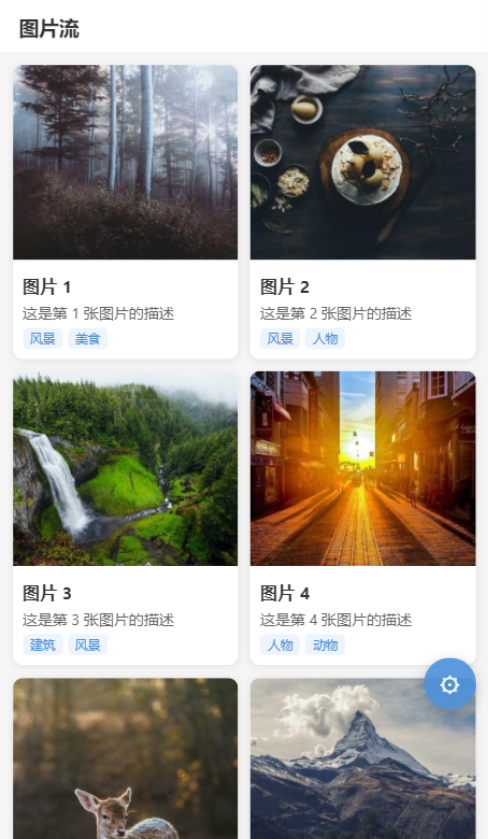
#> input picture auto_test/reports/screenshots/feed_normal_normal_20260511_024042.png, 488 x 839 px; its folder holds only this picture in this run
$ python driver_engine.py   (older library calls are emulated)
#> lines starting #> are read from the running program, lines starting #| are printed output that depends on the picture
### diagnosis/diagnose/triage.py
"""分诊决策模块 - 三重断言融合"""
import cv2
import numpy as np
from .blur import detect_blur
from .screen import detect_blank_screen
from .ocr import extract_text
from .layout import detect_overlap


# 阈值配置
PERF_THRESHOLD_MS = 800        # 交互延迟阈值
BLUR_THRESHOLD_FULL = 100.0    # 全屏模糊阈值
BLUR_THRESHOLD_ROI = 300.0     # ROI区域模糊阈值
BLUR_THRESHOLD_CARD = 200.0    # 卡片图片区域模糊阈值
EDGE_DENSITY_LOW = 0.05        # 边缘密度低于此值判定为模糊/异常
EDGE_BLUR_GUARD = 400.0        # 若全屏 Laplacian 方差 ≥ 此值即"明显清晰"，低边缘密度不再判模糊
                               # （Round6：真实独立小程序的稀疏但清晰页曾被误报 RenderBug，把 Round2 经验下沉到 base oracle）


def run_triage(
    image_bytes: bytes,
    page_type: str = "feed",
    fault_profile: str = "normal",
    page_state: dict = None,
    perf_data: dict = None,
) -> dict:
    """
    执行完整分诊流程。

    Returns:
        {
            "visual": { 视觉断言结果 },
            "functional": { 功能断言结果 },
            "performance": { 性能断言结果 },
            "verdict": str,
            "explanation": str
        }
    """
    page_state = page_state or {}
    perf_data = perf_data or {}

    # 解码图像
    nparr = np.frombuffer(image_bytes, np.uint8)
    image = cv2.imdecode(nparr, cv2.IMREAD_COLOR)

    if image is None:
        return _error_result("无法解码图像")

    # ======== 视觉断言 ========
    visual_result = _run_visual_assertions(image, page_type)

    # ======== 功能断言 ========
    functional_result = _run_functional_assertions(page_state, page_type, visual_result.get("ocr_text", ""))

    # ======== 性能断言 ========
    performance_result = _run_performance_assertions(perf_data)

    # ======== 分诊决策 ========
    verdict, explanation = _decide_verdict(
        visual_result, functional_result, performance_result
    )

    return {
        "visual": visual_result,
        "functional": functional_result,
        "performance": performance_result,
        "verdict": verdict,
        "explanation": explanation,
    }


def _run_visual_assertions(image: np.ndarray, page_type: str) -> dict:
    """视觉断言：黑白屏 + 多级模糊检测 + 边缘密度 + OCR"""
    blank = detect_blank_screen(image)
    h, w = image.shape[:2]

    # 1. 全屏模糊
    blur_full = detect_blur(image, threshold=BLUR_THRESHOLD_FULL)

    # 2. ROI 模糊（跳过导航栏和tabbar）
    roi = image[int(h * 0.15):int(h * 0.85), :]
    if roi.size == 0:  # 极小图(h<=1)切出空 ROI 会让 cv2.cvtColor/Canny 崩，退化为整图
        roi = image
    blur_roi = detect_blur(roi, threshold=BLUR_THRESHOLD_ROI)

    # 3. 卡片图片区域模糊采样（仅 feed 页双列布局有效）
    card_blur_scores = []
    card_is_blur = False
    if page_type == "feed":
        card_regions = [
            (0.06, 0.32, 0.02, 0.48),  # 左上卡片
            (0.06, 0.32, 0.52, 0.98),  # 右上卡片
            (0.40, 0.62, 0.02, 0.48),  # 左下卡片
            (0.40, 0.62, 0.52, 0.98),  # 右下卡片
        ]
        for (y1r, y2r, x1r, x2r) in card_regions:
            y1, y2 = int(h * y1r), int(h * y2r)
            x1, x2 = int(w * x1r), int(w * x2r)
            patch = image[y1:y2, x1:x2]
            if patch.size > 0:
                card_blur_scores.append(detect_blur(patch)["score"])
        avg_card_score = sum(card_blur_scores) / max(len(card_blur_scores), 1)
        # 高清晰度护栏（与 EDGE_BLUR_GUARD 同源）：整图明显清晰(score≥400)时，
        # 卡片采样块方差低（纯色占位/留白）不再误判为模糊 → 修真实页 RenderBug 假阳。
        card_is_blur = avg_card_score < BLUR_THRESHOLD_CARD and blur_full["score"] < EDGE_BLUR_GUARD
    avg_card_score = sum(card_blur_scores) / max(len(card_blur_scores), 1) if card_blur_scores else blur_roi["score"]

    # 4. 边缘密度（Canny）
    gray_roi = cv2.cvtColor(roi, cv2.COLOR_BGR2GRAY)
    edges = cv2.Canny(gray_roi, 50, 150)
    edge_density = float(np.sum(edges > 0) / edges.size)
    edge_too_low = edge_density < EDGE_DENSITY_LOW

    # 综合判定：全图模糊 或 卡片区域模糊 触发
    # 边缘密度仅对图片密集页(feed)生效，counter/layout页面天然边缘少
    is_blur = blur_full["is_blur"] or card_is_blur
    # 低边缘密度只在"图像本身不够清晰"时才算模糊证据；清晰但内容稀疏的真实页面
    # （高 blur_full 分 + 低 edge）不应被误判为模糊 → 避免在真实独立小程序上误报 RenderBug。
    if page_type == "feed" and edge_too_low and blur_full["score"] < EDGE_BLUR_GUARD:
        is_blur = True

    ocr = extract_text(image)
    is_visual_fail = blank["is_black"] or blank["is_white"] or is_blur

    return {
        "pass": not is_visual_fail,
        "black_white": blank["is_black"] or blank["is_white"],
        "blur_score": round(avg_card_score, 2),
        "blur_score_full": blur_full["score"],
        "is_blur": is_blur,
        "edge_density": round(edge_density, 4),
        "ocr_text": ocr["full_text"][:200],
        "mean_brightness": blank["mean_brightness"],
    }


# [110 lines left out: functions _run_functional_assertions, _run_performance_assertions, _decide_verdict, _error_result, not called in this run]

### diagnosis/diagnose/screen.py
"""黑/白屏检测模块"""
import cv2
import numpy as np


def detect_blank_screen(image: np.ndarray, black_threshold: int = 30, white_threshold: int = 225, ratio: float = 0.95) -> dict:
    """
    检测图像是否为黑屏或白屏。

    Args:
        image: BGR格式图像
        black_threshold: 灰度低于此值的像素视为"黑"
        white_threshold: 灰度高于此值的像素视为"白"
        ratio: 当黑/白像素占比超过此值时判定为黑/白屏

    Returns:
        {
            "is_black": bool,
            "is_white": bool,
            "black_ratio": float,
            "white_ratio": float,
            "mean_brightness": float
        }
    """
    gray = cv2.cvtColor(image, cv2.COLOR_BGR2GRAY)
    total_pixels = gray.size

    black_pixels = int(np.sum(gray < black_threshold))
    white_pixels = int(np.sum(gray > white_threshold))

    black_ratio = black_pixels / total_pixels
    white_ratio = white_pixels / total_pixels
    mean_brightness = float(np.mean(gray))

    return {
        "is_black": black_ratio >= ratio,
        "is_white": white_ratio >= ratio,
        "black_ratio": round(black_ratio, 4),
        "white_ratio": round(white_ratio, 4),
        "mean_brightness": round(mean_brightness, 2),
    }

### diagnosis/diagnose/blur.py
"""模糊检测模块 - 基于 Laplacian 方差"""
import cv2
import numpy as np


def detect_blur(image: np.ndarray, threshold: float = 500.0) -> dict:
    """
    检测图像是否模糊。

    Args:
        image: BGR格式图像
        threshold: 模糊阈值，方差低于此值认为模糊

    Returns:
        {
            "is_blur": bool,
            "score": float,  # Laplacian方差，越低越模糊
            "threshold": float
        }
    """
    gray = cv2.cvtColor(image, cv2.COLOR_BGR2GRAY)
    laplacian = cv2.Laplacian(gray, cv2.CV_64F)
    score = float(laplacian.var())

    return {
        "is_blur": score < threshold,
        "score": round(score, 2),
        "threshold": threshold,
    }

### auto_test/v2_modules/baseline_compare.py
"""SSIM + pHash 基线回归对比。

用途：
    给每个 (page) 在 normal profile 下先建一张基线截图；
    后续故障 profile 的截图与之对比，得到：
      - ssim:               结构相似度 [0,1]，越大越像
      - pixel_diff_ratio:   差异像素占比 [0,1]
      - phash_hamming:      pHash 汉明距离 (0-64)
      - mean_pixel_diff:    平均像素差 (0-255)
    并可选输出一张三联可视化对比图 (baseline | current | diff_heatmap)。

这是工业级回归测试做法（Applitools / Percy 都用类似 SSIM/pHash 组合）。
"""
from __future__ import annotations

import os
from dataclasses import dataclass, asdict
from typing import Optional

import numpy as np
from PIL import Image

try:
    from skimage.metrics import structural_similarity as ssim
except ImportError as e:
    raise ImportError("baseline_compare 需要 scikit-image: pip install scikit-image") from e


@dataclass
class BaselineDiff:
    ssim: float
    pixel_diff_ratio: float
    mean_pixel_diff: float
    phash_hamming: int
    width: int
    height: int
    baseline_path: Optional[str] = None
    current_path: Optional[str] = None
    diff_path: Optional[str] = None

    def to_dict(self):
        return asdict(self)

    # [41 lines left out: functions is_regression, _load, _to_gray, _resize_to_match, _phash, not called in this run]


def _hamming(a: np.ndarray, b: np.ndarray) -> int:
    return int(np.sum(a != b))


# [58 lines left out: function compare_to_baseline, not called in this run]


class BaselineStore:
    """简易基线存储：按 page 名管理基线截图文件。"""

    def __init__(self, base_dir: str):
        self.base_dir = base_dir
        os.makedirs(base_dir, exist_ok=True)

    def baseline_path(self, page: str) -> str:
        return os.path.join(self.base_dir, f"{page}.png")

    def has_baseline(self, page: str) -> bool:
        return os.path.exists(self.baseline_path(page))

    def save_baseline(self, page: str, src_path: str) -> str:
        from shutil import copy2
        dst = self.baseline_path(page)
        copy2(src_path, dst)
        return dst

    # [8 lines left out: function diff, not called in this run]


# [23 lines that do not run on import are left out]

### diagnosis/diagnose/learned_triage.py
"""可学习分诊：用训练好的决策树替换 triage._decide_verdict。

API 与 triage.run_triage 对齐——上层调用方零改动。

使用方式：
    from diagnose.learned_triage import run_triage_learned
    result = run_triage_learned(image_bytes, page_type, ...)

或者通过环境变量切换：
    USE_LEARNED_TRIAGE=1   # app.py 会自动调 learned 版本
"""
from __future__ import annotations

import os
import json
import threading
from typing import Optional

import joblib
import numpy as np

from .feature_extractor import extract_features, FEATURE_NAMES, VERDICTS
from . import triage as rule_triage
from .cascade_oracle import CascadeOracle


_MODEL_LOCK = threading.Lock()
_BUNDLE: Optional[dict] = None


def _model_path() -> str:
    here = os.path.dirname(os.path.abspath(__file__))
    return os.path.join(here, "training", "models", "triage_tree_v1.pkl")


def _load_bundle() -> dict:
    global _BUNDLE
    if _BUNDLE is not None:
        return _BUNDLE
    with _MODEL_LOCK:
        if _BUNDLE is None:
            path = _model_path()
            if not os.path.exists(path):
                raise FileNotFoundError(
                    f"分诊模型未找到: {path}\n"
                    f"请先运行: python diagnosis/diagnose/training/train.py"
                )
            _BUNDLE = joblib.load(path)
            saved_features = _BUNDLE.get("feature_names", [])
            if saved_features != FEATURE_NAMES:
                raise RuntimeError(
                    "模型特征顺序与当前 feature_extractor 不一致——"
                    "请重新训练 (python diagnosis/diagnose/training/train.py)"
                )
    return _BUNDLE


# [92 lines left out: functions _predict_verdict, run_triage_learned, _build_explanation, not called in this run]


def is_available() -> bool:
    try:
        _load_bundle()
        return True
    except (FileNotFoundError, RuntimeError):
        return False

### diagnosis/diagnose/ocr.py
"""OCR 文字识别模块 - 基于 PaddleOCR"""
import numpy as np

_ocr_instance = None


def _get_ocr():
    global _ocr_instance
    if _ocr_instance is None:
        try:
            from paddleocr import PaddleOCR
            _ocr_instance = PaddleOCR(use_angle_cls=True, lang="ch", show_log=False)
        except ImportError:
            _ocr_instance = None
    return _ocr_instance


def extract_text(image: np.ndarray) -> dict:
    """
    从图像中提取文字。

    Args:
        image: BGR格式图像

    Returns:
        {
            "texts": list[str],
            "boxes": list,
            "confidences": list[float],
            "full_text": str
        }
    """
    ocr = _get_ocr()
    if ocr is None:
        return {
            "texts": [],
            "boxes": [],
            "confidences": [],
            "full_text": "",
            "error": "PaddleOCR not available",
        }

    results = ocr.ocr(image, cls=True)

    texts = []
    boxes = []
    confidences = []

    if results and results[0]:
        for line in results[0]:
            box = line[0]
            text = line[1][0]
            conf = line[1][1]
            texts.append(text)
            boxes.append(box)
            confidences.append(round(conf, 4))

    return {
        "texts": texts,
        "boxes": boxes,
        "confidences": confidences,
        "full_text": " ".join(texts),
    }


# [34 lines left out: function verify_text, not called in this run]

### auto_test/v2_modules/driver_engine.py
"""Driver Engine —— 把 v2 三个新模块串到现有 learned_triage 的管线。

输入（一次诊断 = 一个采集帧）：
    page:                页面标识，如 'feed' / 'counter' / 'layout'
    profile:             当前故障 profile，如 'normal' / 'slow_api'
    screenshot_path:     主截图路径（最终稳定那帧）
    pre_action_image:    交互前截图（可选，用于 WeBug R1）
    perf:                {'interaction_ms': float, 'memory_warnings': int, ...}
    business:            {'visible_value': any, 'expected_value': any, 'ui_flags': {...}}
    dom_info:            {'scrollHeight': int, 'clientHeight': int, ...}（可选）
    dom_text:            页面 OCR 或 wxml 文本（可选）

输出：
    {
        'page': ..., 'profile': ...,
        'verdict':              learned_triage 给出的五分类
        'visual', 'functional', 'performance':  原 oracle 输出
        'baseline_diff':        SSIM/pHash/像素差/是否回归
        'webug':                R1/R2/R3 信号 + 证据
        'engine':               所用 engine 名（learned_tree_v1 等）
        'evidence':             组合证据字符串列表
    }
"""
from __future__ import annotations

import io
import os
import sys
from dataclasses import dataclass, asdict
from typing import Optional, Any

import numpy as np
from PIL import Image

# 让 diagnosis/diagnose/ 在 sys.path 里
_HERE = os.path.dirname(os.path.abspath(__file__))
_REPO_ROOT = os.path.abspath(os.path.join(_HERE, "..", ".."))
_DIAGNOSIS_DIR = os.path.join(_REPO_ROOT, "diagnosis")
if _DIAGNOSIS_DIR not in sys.path:
    sys.path.insert(0, _DIAGNOSIS_DIR)

try:
    from .baseline_compare import BaselineStore, compare_to_baseline, BaselineDiff
    from .webug_rules import evaluate_webug, WeBugSignals
except ImportError:
    # 直接以 `python driver_engine.py` 运行时 fallback
    if _HERE not in sys.path:
        sys.path.insert(0, _HERE)
    from baseline_compare import BaselineStore, compare_to_baseline, BaselineDiff
    from webug_rules import evaluate_webug, WeBugSignals


def _read_bytes(path: str) -> bytes:
    with open(path, "rb") as f:
        return f.read()


def _img_array(path: str) -> np.ndarray:
    return np.array(Image.open(path).convert("RGB"))


@dataclass
class EngineResult:
    page: str
    profile: str
    verdict: str
    visual: dict
    functional: dict
    performance: dict
    baseline_diff: Optional[dict]
    webug: dict
    engine: str
    evidence: list
    explanation: str
    proba: dict
    screenshot_path: str

    def to_dict(self) -> dict:
        return asdict(self)


class DriverEngine:
    """driver 路径的端到端推理引擎。

    用法：
        eng = DriverEngine(baseline_dir='auto_test/v2_baselines',
                           use_learned=True, use_cascade=False)
        # 第一次跑 normal profile：让 engine 自动建基线
        eng.maybe_save_baseline('feed', '/path/to/feed_normal.png')
        # 之后每个 (page, profile) 跑：
        result = eng.diagnose(page='feed', profile='blur_image',
                              screenshot_path='/path/feed_blur.png',
                              perf={'interaction_ms': 300, 'memory_warnings': 0},
                              business={'visible_value': 10, 'expected_value': 10})
    """

    def __init__(
        self,
        baseline_dir: str,
        use_learned: bool = True,
        use_cascade: bool = False,
    ):
        self.baseline_store = BaselineStore(baseline_dir)
        self.use_learned = use_learned
        self.use_cascade = use_cascade

        # lazy import diagnosis 包，避免 v2_modules 单测时被拖累
        if self.use_learned:
            try:
                from diagnose.learned_triage import run_triage_learned, is_available
                if not is_available():
                    print("[driver_engine] learned 模型不存在，fallback 到 rule_triage")
                    self.use_learned = False
            except ImportError as e:
                print(f"[driver_engine] 无法导入 learned_triage: {e}, fallback 到 rule_triage")
                self.use_learned = False

    # ---------- 基线管理 ----------

    def maybe_save_baseline(self, page: str, screenshot_path: str) -> str:
        """如果该 page 还没基线，把当前截图存为基线。返回基线路径。"""
        if not self.baseline_store.has_baseline(page):
            return self.baseline_store.save_baseline(page, screenshot_path)
        return self.baseline_store.baseline_path(page)

    def force_save_baseline(self, page: str, screenshot_path: str) -> str:
        """强制覆盖该 page 的基线。"""
        return self.baseline_store.save_baseline(page, screenshot_path)

    # ---------- 核心：单次诊断 ----------

    def diagnose(
        self,
        page: str,
        profile: str,
        screenshot_path: str,
        perf: Optional[dict] = None,
        business: Optional[dict] = None,
        pre_action_image_path: Optional[str] = None,
        dom_info: Optional[dict] = None,
        dom_text: Optional[str] = None,
        diff_out_dir: Optional[str] = None,
    ) -> EngineResult:
        perf = perf or {}
        business = business or {}

        # 1) 主 verdict —— 走现有 learned_triage / rule_triage
        page_state = {
            "page": page,
            "faultProfile": profile,
            "visibleValue": business.get("visible_value"),
            "expectedValue": business.get("expected_value"),
            "uiFlags": business.get("ui_flags", {}),
        }
        perf_data = {
            "interaction_ms": perf.get("interaction_ms", 0),
            "memory_warnings": perf.get("memory_warnings", 0),
        }

        image_bytes = _read_bytes(screenshot_path)
        if self.use_learned:
            from diagnose.learned_triage import run_triage_learned
            tri = run_triage_learned(
                image_bytes,
                page_type=page,
                fault_profile=profile,
                page_state=page_state,
                perf_data=perf_data,
                use_cascade=self.use_cascade,
            )
        else:
            from diagnose.triage import run_triage
            tri = run_triage(
                image_bytes,
                page_type=page,
                fault_profile=profile,
                page_state=page_state,
                perf_data=perf_data,
            )
#> in run_triage, image is the input picture: shape (839, 488, 3); mean B, G, R 142.7, 150.7, 154.8
#> in detect_blank_screen, `gray = cv2.cvtColor(image, cv2.COLOR_BGR2GRAY)`:
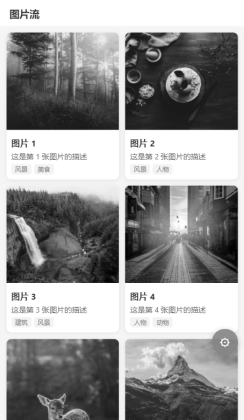
#> gray: shape (839, 488) (shown at 1/2 size); min 0, max 255, mean 151
#> in detect_blank_screen, `black_pixels = int(np.sum(gray < black_threshold))`: black_pixels = 15825
#> in detect_blank_screen, `white_pixels = int(np.sum(gray > white_threshold))`: white_pixels = 154890
#> in detect_blank_screen, `black_ratio = black_pixels / total_pixels`: black_ratio = 0.0387
#> in detect_blank_screen, `white_ratio = white_pixels / total_pixels`: white_ratio = 0.378
#> in detect_blank_screen, `mean_brightness = float(np.mean(gray))`: mean_brightness = 151
#> in _run_visual_assertions, `blank = detect_blank_screen(image)`: blank = {'is_black': False, 'is_white': False, 'black_ratio': 0.0387, 'white_ratio': 0.378, 'mean_brightness': 151}
#> in detect_blur, `laplacian = cv2.Laplacian(gray, cv2.CV_64F)`:
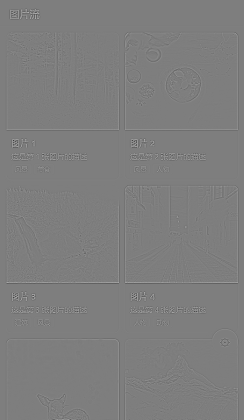
#> laplacian: shape (839, 488) float64 (shown at 1/2 size); min -456, max 465, mean 0; drawn with min black and max white
#> in detect_blur, `score = float(laplacian.var())`: score = 736.2
#> in _run_visual_assertions, `blur_full = detect_blur(image, threshold=BLUR_THRESHOLD_FULL)`: blur_full = {'is_blur': False, 'score': 736.2, 'threshold': 100}
#> in _run_visual_assertions, `roi = image[int(h * 0.15):int(h * 0.85), :]`:
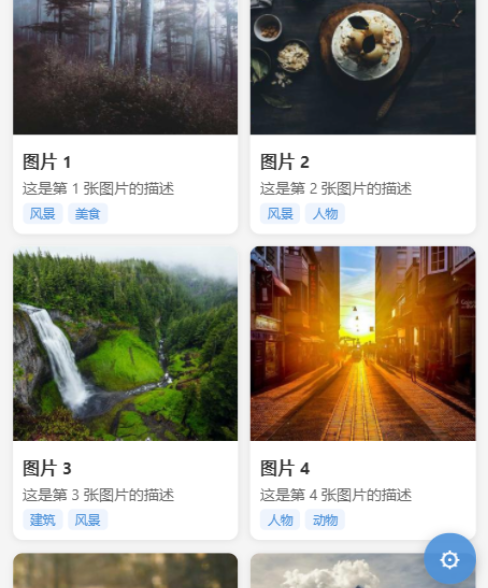
#> roi: shape (588, 488, 3); mean B, G, R 141.6, 153.1, 158.8
#> call 2 of detect_blur, with threshold = 300
#> in detect_blur (call 2), `gray = cv2.cvtColor(image, cv2.COLOR_BGR2GRAY)`:
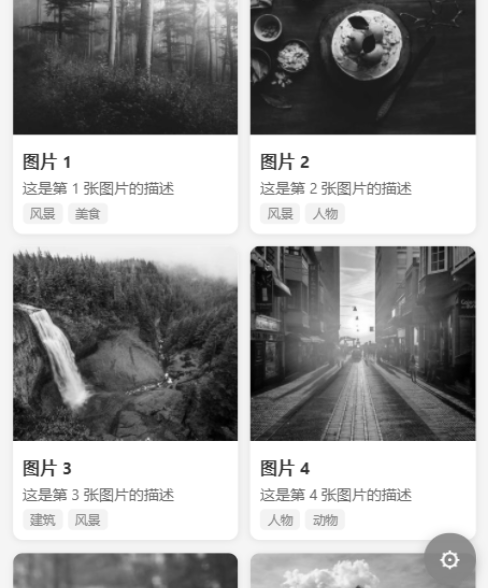
#> gray: shape (588, 488); min 0, max 255, mean 153.5
#> in detect_blur (call 2), `laplacian = cv2.Laplacian(gray, cv2.CV_64F)`:
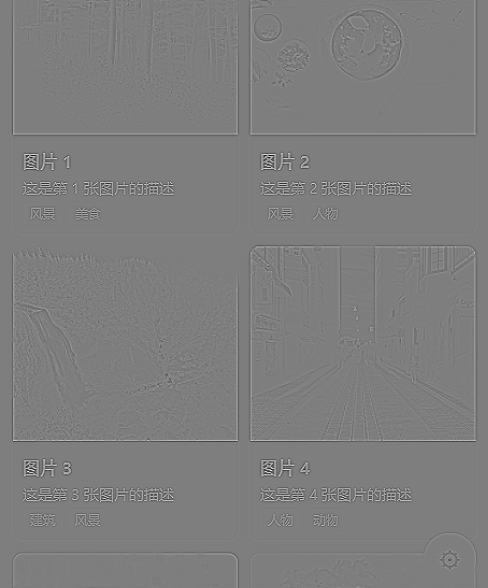
#> laplacian: shape (588, 488) float64; min -456, max 465, mean 0; drawn with min black and max white
#> in detect_blur (call 2), `score = float(laplacian.var())`: score = 906.8
#> in _run_visual_assertions, `blur_roi = detect_blur(roi, threshold=BLUR_THRESHOLD_ROI)`: blur_roi = {'is_blur': False, 'score': 906.8, 'threshold': 300}
#> the loop in _run_visual_assertions, `for (y1r, y2r, x1r, x2r) in card_regions:` made 4 passes
#> score in detect_blur on passes 1 to 4: 337.4, 393.5, 406.2, 388
#> pass 1, in detect_blur (call 3), `gray = cv2.cvtColor(image, cv2.COLOR_BGR2GRAY)`:
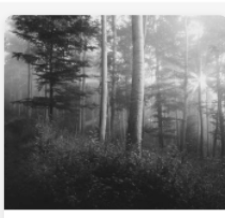
#> gray: shape (218, 225); min 25, max 255, mean 114.9
#> pass 1, in detect_blur (call 3), `laplacian = cv2.Laplacian(gray, cv2.CV_64F)`:
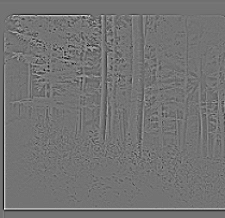
#> laplacian: shape (218, 225) float64; min -148, max 178, mean 0; drawn with min black and max white
#> after the loop in _run_visual_assertions, `for (y1r, y2r, x1r, x2r) in card_regions:`: card_blur_scores = [337.4, 393.5, 406.2, 388]
#> (the rest of the program and of its run is left out)
